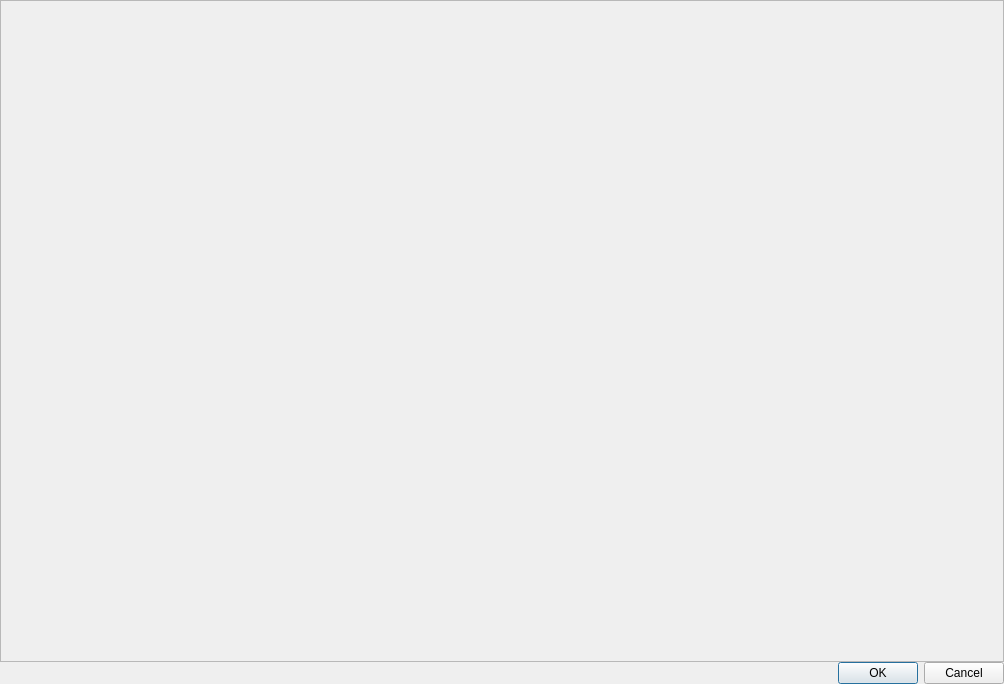
<?xml version="1.0" encoding="UTF-8"?>
<ui version="4.0">
 <class>espreso::MaterialDialog</class>
 <widget class="QDialog" name="espreso::MaterialDialog">
  <property name="geometry">
   <rect>
    <x>0</x>
    <y>0</y>
    <width>1004</width>
    <height>684</height>
   </rect>
  </property>
  <property name="windowTitle">
   <string>Material Configuration</string>
  </property>
  <layout class="QVBoxLayout" name="verticalLayout">
   <property name="spacing">
    <number>0</number>
   </property>
   <property name="leftMargin">
    <number>0</number>
   </property>
   <property name="topMargin">
    <number>0</number>
   </property>
   <property name="rightMargin">
    <number>0</number>
   </property>
   <property name="bottomMargin">
    <number>0</number>
   </property>
   <item>
    <widget class="QFrame" name="frame">
     <property name="frameShape">
      <enum>QFrame::StyledPanel</enum>
     </property>
     <property name="frameShadow">
      <enum>QFrame::Raised</enum>
     </property>
     <property name="lineWidth">
      <number>1</number>
     </property>
     <layout class="QVBoxLayout" name="frameLayout">
      <property name="spacing">
       <number>0</number>
      </property>
      <property name="leftMargin">
       <number>0</number>
      </property>
      <property name="topMargin">
       <number>0</number>
      </property>
      <property name="rightMargin">
       <number>0</number>
      </property>
      <property name="bottomMargin">
       <number>0</number>
      </property>
     </layout>
    </widget>
   </item>
   <item>
    <widget class="QDialogButtonBox" name="buttonBox">
     <property name="orientation">
      <enum>Qt::Horizontal</enum>
     </property>
     <property name="standardButtons">
      <set>QDialogButtonBox::Cancel|QDialogButtonBox::Ok</set>
     </property>
    </widget>
   </item>
  </layout>
 </widget>
 <resources/>
 <connections>
  <connection>
   <sender>buttonBox</sender>
   <signal>accepted()</signal>
   <receiver>espreso::MaterialDialog</receiver>
   <slot>accept()</slot>
   <hints>
    <hint type="sourcelabel">
     <x>248</x>
     <y>254</y>
    </hint>
    <hint type="destinationlabel">
     <x>157</x>
     <y>274</y>
    </hint>
   </hints>
  </connection>
  <connection>
   <sender>buttonBox</sender>
   <signal>rejected()</signal>
   <receiver>espreso::MaterialDialog</receiver>
   <slot>reject()</slot>
   <hints>
    <hint type="sourcelabel">
     <x>316</x>
     <y>260</y>
    </hint>
    <hint type="destinationlabel">
     <x>286</x>
     <y>274</y>
    </hint>
   </hints>
  </connection>
 </connections>
</ui>
